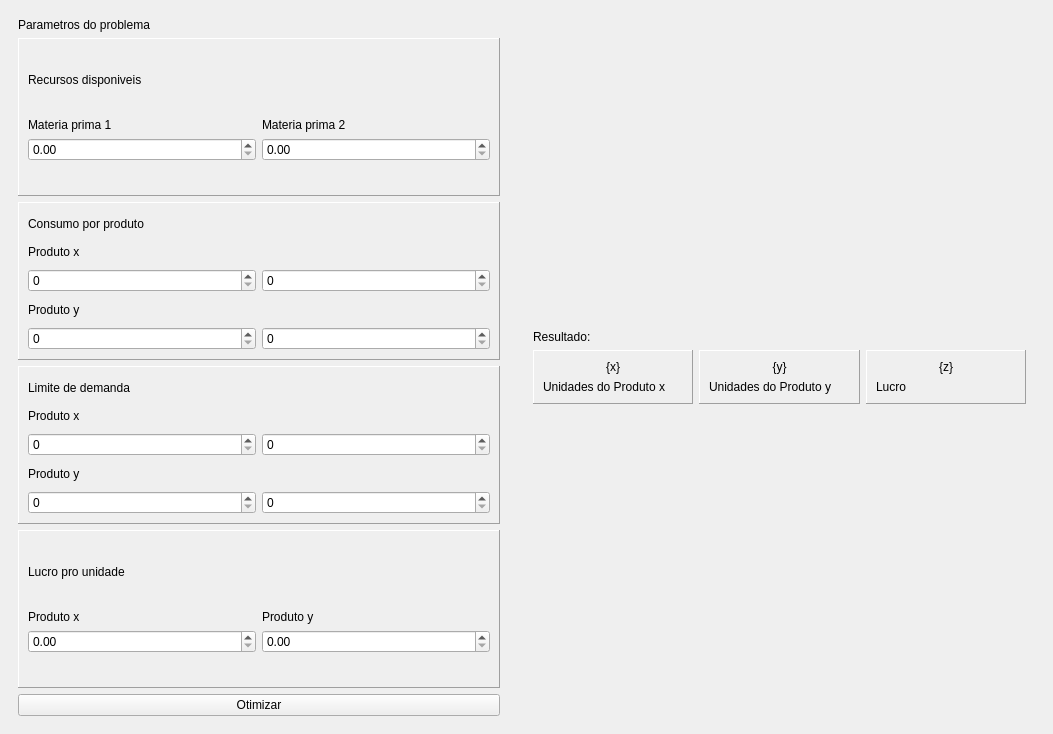
<?xml version="1.0" encoding="UTF-8"?>
<ui version="4.0">
 <class>MainWindow</class>
 <widget class="QMainWindow" name="MainWindow">
  <property name="geometry">
   <rect>
    <x>0</x>
    <y>0</y>
    <width>1053</width>
    <height>734</height>
   </rect>
  </property>
  <property name="windowTitle">
   <string>Programa de Programação Linear</string>
  </property>
  <property name="styleSheet">
   <string notr="true">font: 10pt &quot;MS Shell Dlg 2&quot;;

</string>
  </property>
  <widget class="QWidget" name="centralwidget">
   <layout class="QHBoxLayout" name="horizontalLayout">
    <item>
     <widget class="QWidget" name="widget" native="true">
      <property name="minimumSize">
       <size>
        <width>500</width>
        <height>0</height>
       </size>
      </property>
      <property name="maximumSize">
       <size>
        <width>500</width>
        <height>16777215</height>
       </size>
      </property>
      <layout class="QVBoxLayout" name="verticalLayout_2">
       <item>
        <widget class="QLabel" name="label">
         <property name="sizePolicy">
          <sizepolicy hsizetype="Preferred" vsizetype="Fixed">
           <horstretch>0</horstretch>
           <verstretch>0</verstretch>
          </sizepolicy>
         </property>
         <property name="text">
          <string>Parametros do problema</string>
         </property>
        </widget>
       </item>
       <item>
        <widget class="QFrame" name="frame_2">
         <property name="frameShape">
          <enum>QFrame::Panel</enum>
         </property>
         <property name="frameShadow">
          <enum>QFrame::Raised</enum>
         </property>
         <layout class="QVBoxLayout" name="verticalLayout_4">
          <item>
           <widget class="QLabel" name="label_2">
            <property name="sizePolicy">
             <sizepolicy hsizetype="Preferred" vsizetype="Fixed">
              <horstretch>0</horstretch>
              <verstretch>0</verstretch>
             </sizepolicy>
            </property>
            <property name="text">
             <string>Recursos disponiveis</string>
            </property>
           </widget>
          </item>
          <item>
           <layout class="QGridLayout" name="gridLayout">
            <item row="0" column="1">
             <widget class="QLabel" name="label_7">
              <property name="sizePolicy">
               <sizepolicy hsizetype="Preferred" vsizetype="Fixed">
                <horstretch>0</horstretch>
                <verstretch>0</verstretch>
               </sizepolicy>
              </property>
              <property name="text">
               <string>Materia prima 2</string>
              </property>
             </widget>
            </item>
            <item row="1" column="0">
             <widget class="QDoubleSpinBox" name="materia_1">
              <property name="maximum">
               <double>99999.990000000005239</double>
              </property>
              <property name="value">
               <double>0.000000000000000</double>
              </property>
             </widget>
            </item>
            <item row="1" column="1">
             <widget class="QDoubleSpinBox" name="materia_2">
              <property name="maximum">
               <double>99999.990000000005239</double>
              </property>
              <property name="value">
               <double>0.000000000000000</double>
              </property>
             </widget>
            </item>
            <item row="0" column="0">
             <widget class="QLabel" name="label_3">
              <property name="sizePolicy">
               <sizepolicy hsizetype="Preferred" vsizetype="Fixed">
                <horstretch>0</horstretch>
                <verstretch>0</verstretch>
               </sizepolicy>
              </property>
              <property name="text">
               <string>Materia prima 1</string>
              </property>
             </widget>
            </item>
           </layout>
          </item>
         </layout>
        </widget>
       </item>
       <item>
        <widget class="QFrame" name="frame">
         <property name="frameShape">
          <enum>QFrame::Panel</enum>
         </property>
         <property name="frameShadow">
          <enum>QFrame::Raised</enum>
         </property>
         <layout class="QVBoxLayout" name="verticalLayout_3">
          <item>
           <widget class="QLabel" name="label_8">
            <property name="text">
             <string>Consumo por produto</string>
            </property>
           </widget>
          </item>
          <item>
           <widget class="QLabel" name="label_9">
            <property name="text">
             <string>Produto x</string>
            </property>
           </widget>
          </item>
          <item>
           <layout class="QHBoxLayout" name="horizontalLayout_2">
            <item>
             <widget class="QSpinBox" name="consumo_1_x">
              <property name="maximum">
               <number>99999</number>
              </property>
              <property name="value">
               <number>0</number>
              </property>
             </widget>
            </item>
            <item>
             <widget class="QSpinBox" name="consumo_2_x">
              <property name="maximum">
               <number>99999</number>
              </property>
              <property name="value">
               <number>0</number>
              </property>
             </widget>
            </item>
           </layout>
          </item>
          <item>
           <widget class="QLabel" name="label_10">
            <property name="text">
             <string>Produto y</string>
            </property>
           </widget>
          </item>
          <item>
           <layout class="QHBoxLayout" name="horizontalLayout_3">
            <item>
             <widget class="QSpinBox" name="consumo_1_y">
              <property name="maximum">
               <number>99999</number>
              </property>
              <property name="value">
               <number>0</number>
              </property>
             </widget>
            </item>
            <item>
             <widget class="QSpinBox" name="consumo_2_y">
              <property name="maximum">
               <number>99999</number>
              </property>
              <property name="value">
               <number>0</number>
              </property>
             </widget>
            </item>
           </layout>
          </item>
         </layout>
        </widget>
       </item>
       <item>
        <widget class="QFrame" name="frame_4">
         <property name="frameShape">
          <enum>QFrame::Panel</enum>
         </property>
         <property name="frameShadow">
          <enum>QFrame::Raised</enum>
         </property>
         <layout class="QVBoxLayout" name="verticalLayout_5">
          <item>
           <widget class="QLabel" name="label_11">
            <property name="text">
             <string>Limite de demanda</string>
            </property>
           </widget>
          </item>
          <item>
           <widget class="QLabel" name="label_12">
            <property name="text">
             <string>Produto x</string>
            </property>
           </widget>
          </item>
          <item>
           <layout class="QHBoxLayout" name="horizontalLayout_4">
            <item>
             <widget class="QSpinBox" name="demanda_min_x">
              <property name="maximum">
               <number>99999</number>
              </property>
             </widget>
            </item>
            <item>
             <widget class="QSpinBox" name="demanda_max_x">
              <property name="maximum">
               <number>99999</number>
              </property>
              <property name="value">
               <number>0</number>
              </property>
             </widget>
            </item>
           </layout>
          </item>
          <item>
           <widget class="QLabel" name="label_13">
            <property name="text">
             <string>Produto y</string>
            </property>
           </widget>
          </item>
          <item>
           <layout class="QHBoxLayout" name="horizontalLayout_5">
            <item>
             <widget class="QSpinBox" name="demanda_min_y">
              <property name="maximum">
               <number>99999</number>
              </property>
             </widget>
            </item>
            <item>
             <widget class="QSpinBox" name="demanda_max_y">
              <property name="maximum">
               <number>99999</number>
              </property>
              <property name="value">
               <number>0</number>
              </property>
             </widget>
            </item>
           </layout>
          </item>
         </layout>
        </widget>
       </item>
       <item>
        <widget class="QFrame" name="frame_5">
         <property name="frameShape">
          <enum>QFrame::Panel</enum>
         </property>
         <property name="frameShadow">
          <enum>QFrame::Raised</enum>
         </property>
         <layout class="QVBoxLayout" name="verticalLayout_6">
          <item>
           <widget class="QLabel" name="label_14">
            <property name="sizePolicy">
             <sizepolicy hsizetype="Preferred" vsizetype="Fixed">
              <horstretch>0</horstretch>
              <verstretch>0</verstretch>
             </sizepolicy>
            </property>
            <property name="text">
             <string>Lucro pro unidade</string>
            </property>
           </widget>
          </item>
          <item>
           <layout class="QGridLayout" name="gridLayout_2">
            <item row="0" column="1">
             <widget class="QLabel" name="label_15">
              <property name="sizePolicy">
               <sizepolicy hsizetype="Preferred" vsizetype="Fixed">
                <horstretch>0</horstretch>
                <verstretch>0</verstretch>
               </sizepolicy>
              </property>
              <property name="text">
               <string>Produto y</string>
              </property>
             </widget>
            </item>
            <item row="1" column="0">
             <widget class="QDoubleSpinBox" name="lucro_x">
              <property name="maximum">
               <double>99999.990000000005239</double>
              </property>
              <property name="value">
               <double>0.000000000000000</double>
              </property>
             </widget>
            </item>
            <item row="1" column="1">
             <widget class="QDoubleSpinBox" name="lucro_y">
              <property name="maximum">
               <double>99999.990000000005239</double>
              </property>
              <property name="value">
               <double>0.000000000000000</double>
              </property>
             </widget>
            </item>
            <item row="0" column="0">
             <widget class="QLabel" name="label_16">
              <property name="sizePolicy">
               <sizepolicy hsizetype="Preferred" vsizetype="Fixed">
                <horstretch>0</horstretch>
                <verstretch>0</verstretch>
               </sizepolicy>
              </property>
              <property name="text">
               <string>Produto x</string>
              </property>
             </widget>
            </item>
           </layout>
          </item>
         </layout>
        </widget>
       </item>
       <item>
        <widget class="QPushButton" name="solve_btn">
         <property name="text">
          <string>Otimizar</string>
         </property>
        </widget>
       </item>
      </layout>
     </widget>
    </item>
    <item>
     <widget class="QWidget" name="widget_2" native="true">
      <layout class="QVBoxLayout" name="verticalLayout_7">
       <item>
        <widget class="QFrame" name="frame_3">
         <property name="sizePolicy">
          <sizepolicy hsizetype="Preferred" vsizetype="Fixed">
           <horstretch>0</horstretch>
           <verstretch>0</verstretch>
          </sizepolicy>
         </property>
         <property name="frameShape">
          <enum>QFrame::NoFrame</enum>
         </property>
         <property name="frameShadow">
          <enum>QFrame::Raised</enum>
         </property>
         <layout class="QVBoxLayout" name="verticalLayout">
          <item>
           <widget class="QLabel" name="label_4">
            <property name="text">
             <string>Resultado:</string>
            </property>
           </widget>
          </item>
          <item>
           <layout class="QHBoxLayout" name="horizontalLayout_6">
            <item>
             <widget class="QFrame" name="frame_6">
              <property name="sizePolicy">
               <sizepolicy hsizetype="Expanding" vsizetype="Preferred">
                <horstretch>0</horstretch>
                <verstretch>0</verstretch>
               </sizepolicy>
              </property>
              <property name="frameShape">
               <enum>QFrame::Panel</enum>
              </property>
              <property name="frameShadow">
               <enum>QFrame::Raised</enum>
              </property>
              <layout class="QVBoxLayout" name="verticalLayout_8">
               <item>
                <widget class="QLabel" name="x_value">
                 <property name="text">
                  <string>{x}</string>
                 </property>
                 <property name="alignment">
                  <set>Qt::AlignCenter</set>
                 </property>
                </widget>
               </item>
               <item>
                <widget class="QLabel" name="label_6">
                 <property name="text">
                  <string>Unidades do Produto x</string>
                 </property>
                </widget>
               </item>
              </layout>
             </widget>
            </item>
            <item>
             <widget class="QFrame" name="frame_8">
              <property name="sizePolicy">
               <sizepolicy hsizetype="Expanding" vsizetype="Preferred">
                <horstretch>0</horstretch>
                <verstretch>0</verstretch>
               </sizepolicy>
              </property>
              <property name="frameShape">
               <enum>QFrame::Panel</enum>
              </property>
              <property name="frameShadow">
               <enum>QFrame::Raised</enum>
              </property>
              <layout class="QVBoxLayout" name="verticalLayout_9">
               <item>
                <widget class="QLabel" name="y_value">
                 <property name="text">
                  <string>{y}</string>
                 </property>
                 <property name="alignment">
                  <set>Qt::AlignCenter</set>
                 </property>
                </widget>
               </item>
               <item>
                <widget class="QLabel" name="label_19">
                 <property name="text">
                  <string>Unidades do Produto y</string>
                 </property>
                </widget>
               </item>
              </layout>
             </widget>
            </item>
            <item>
             <widget class="QFrame" name="frame_7">
              <property name="sizePolicy">
               <sizepolicy hsizetype="Expanding" vsizetype="Preferred">
                <horstretch>0</horstretch>
                <verstretch>0</verstretch>
               </sizepolicy>
              </property>
              <property name="frameShape">
               <enum>QFrame::Panel</enum>
              </property>
              <property name="frameShadow">
               <enum>QFrame::Raised</enum>
              </property>
              <layout class="QVBoxLayout" name="verticalLayout_10">
               <item>
                <widget class="QLabel" name="z_value">
                 <property name="text">
                  <string>{z}</string>
                 </property>
                 <property name="alignment">
                  <set>Qt::AlignCenter</set>
                 </property>
                </widget>
               </item>
               <item>
                <widget class="QLabel" name="label_20">
                 <property name="text">
                  <string>Lucro</string>
                 </property>
                </widget>
               </item>
              </layout>
             </widget>
            </item>
           </layout>
          </item>
         </layout>
        </widget>
       </item>
      </layout>
     </widget>
    </item>
   </layout>
  </widget>
  <action name="actionAbrir">
   <property name="text">
    <string>Abrir...</string>
   </property>
  </action>
  <action name="actionNovo">
   <property name="text">
    <string>Novo...</string>
   </property>
  </action>
  <action name="actionSalvar">
   <property name="text">
    <string>Salvar...</string>
   </property>
  </action>
  <action name="actionSalvar_como">
   <property name="text">
    <string>Salvar Como...</string>
   </property>
  </action>
  <action name="actionFechar">
   <property name="text">
    <string>Fechar...</string>
   </property>
  </action>
  <action name="actionSair">
   <property name="text">
    <string>Sair...</string>
   </property>
  </action>
 </widget>
 <resources/>
 <connections/>
</ui>
